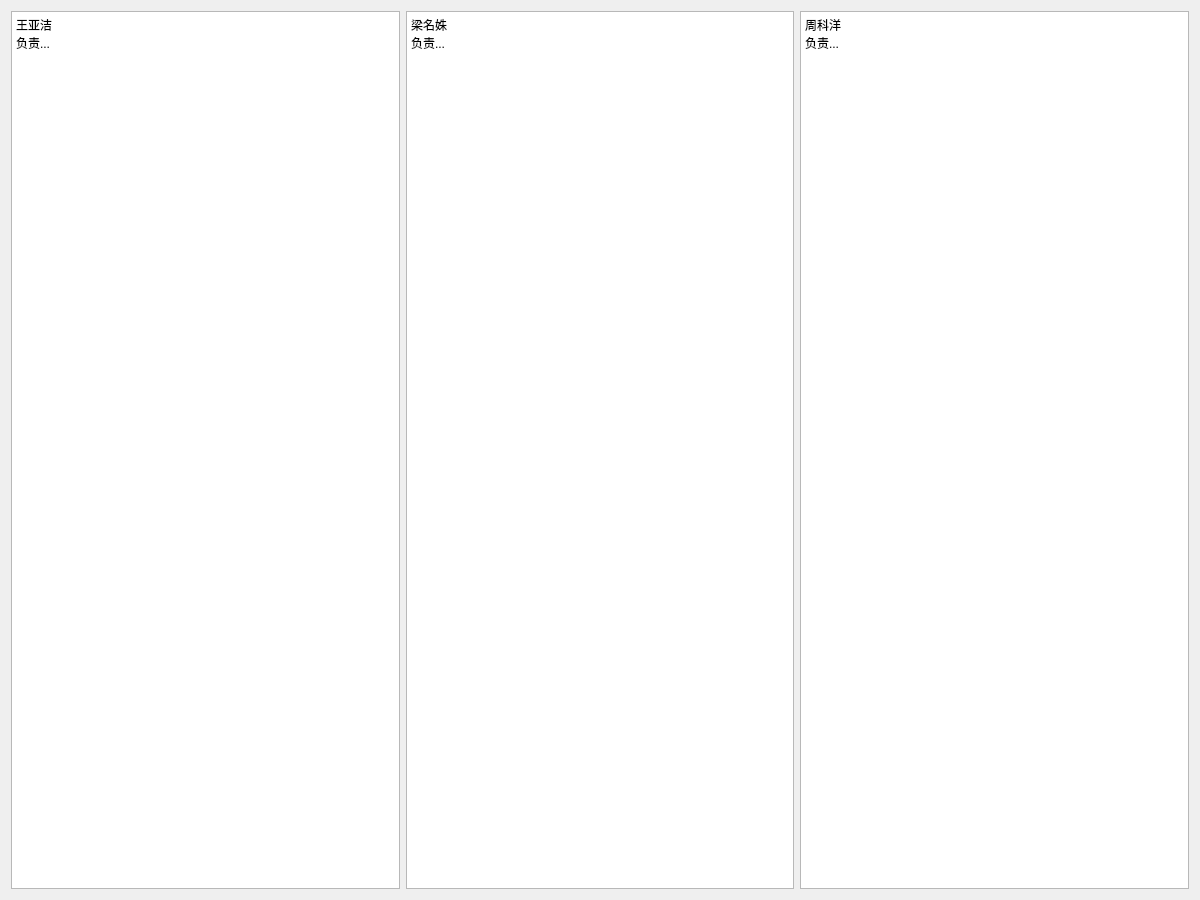
<?xml version="1.0" encoding="UTF-8"?>
<ui version="4.0">
 <class>About</class>
 <widget class="QDialog" name="About">
  <property name="geometry">
   <rect>
    <x>0</x>
    <y>0</y>
    <width>1200</width>
    <height>900</height>
   </rect>
  </property>
  <property name="windowTitle">
   <string>Dialog</string>
  </property>
  <layout class="QGridLayout" name="gridLayout">
   <item row="0" column="0">
    <layout class="QHBoxLayout" name="horizontalLayout">
     <item>
      <widget class="QTextBrowser" name="wang">
       <property name="html">
        <string>&lt;!DOCTYPE HTML PUBLIC &quot;-//W3C//DTD HTML 4.0//EN&quot; &quot;http://www.w3.org/TR/REC-html40/strict.dtd&quot;&gt;
&lt;html&gt;&lt;head&gt;&lt;meta name=&quot;qrichtext&quot; content=&quot;1&quot; /&gt;&lt;style type=&quot;text/css&quot;&gt;
p, li { white-space: pre-wrap; }
&lt;/style&gt;&lt;/head&gt;&lt;body style=&quot; font-family:'SimSun'; font-size:9pt; font-weight:400; font-style:normal;&quot;&gt;
&lt;p style=&quot; margin-top:0px; margin-bottom:0px; margin-left:0px; margin-right:0px; -qt-block-indent:0; text-indent:0px;&quot;&gt;王亚洁&lt;/p&gt;
&lt;p style=&quot; margin-top:0px; margin-bottom:0px; margin-left:0px; margin-right:0px; -qt-block-indent:0; text-indent:0px;&quot;&gt;负责...&lt;/p&gt;&lt;/body&gt;&lt;/html&gt;</string>
       </property>
      </widget>
     </item>
     <item>
      <widget class="QTextBrowser" name="liang">
       <property name="html">
        <string>&lt;!DOCTYPE HTML PUBLIC &quot;-//W3C//DTD HTML 4.0//EN&quot; &quot;http://www.w3.org/TR/REC-html40/strict.dtd&quot;&gt;
&lt;html&gt;&lt;head&gt;&lt;meta name=&quot;qrichtext&quot; content=&quot;1&quot; /&gt;&lt;style type=&quot;text/css&quot;&gt;
p, li { white-space: pre-wrap; }
&lt;/style&gt;&lt;/head&gt;&lt;body style=&quot; font-family:'SimSun'; font-size:9pt; font-weight:400; font-style:normal;&quot;&gt;
&lt;p style=&quot; margin-top:0px; margin-bottom:0px; margin-left:0px; margin-right:0px; -qt-block-indent:0; text-indent:0px;&quot;&gt;梁名姝&lt;/p&gt;
&lt;p style=&quot; margin-top:0px; margin-bottom:0px; margin-left:0px; margin-right:0px; -qt-block-indent:0; text-indent:0px;&quot;&gt;负责...&lt;/p&gt;&lt;/body&gt;&lt;/html&gt;</string>
       </property>
      </widget>
     </item>
     <item>
      <widget class="QTextBrowser" name="zhou">
       <property name="html">
        <string>&lt;!DOCTYPE HTML PUBLIC &quot;-//W3C//DTD HTML 4.0//EN&quot; &quot;http://www.w3.org/TR/REC-html40/strict.dtd&quot;&gt;
&lt;html&gt;&lt;head&gt;&lt;meta name=&quot;qrichtext&quot; content=&quot;1&quot; /&gt;&lt;style type=&quot;text/css&quot;&gt;
p, li { white-space: pre-wrap; }
&lt;/style&gt;&lt;/head&gt;&lt;body style=&quot; font-family:'SimSun'; font-size:9pt; font-weight:400; font-style:normal;&quot;&gt;
&lt;p style=&quot; margin-top:0px; margin-bottom:0px; margin-left:0px; margin-right:0px; -qt-block-indent:0; text-indent:0px;&quot;&gt;周科洋&lt;/p&gt;
&lt;p style=&quot; margin-top:0px; margin-bottom:0px; margin-left:0px; margin-right:0px; -qt-block-indent:0; text-indent:0px;&quot;&gt;负责...&lt;/p&gt;&lt;/body&gt;&lt;/html&gt;</string>
       </property>
      </widget>
     </item>
    </layout>
   </item>
  </layout>
 </widget>
 <resources/>
 <connections/>
</ui>
